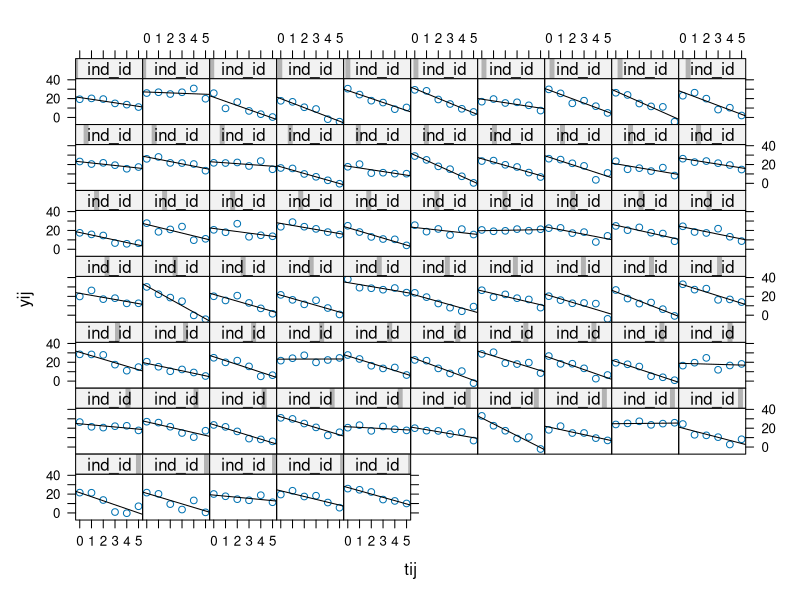
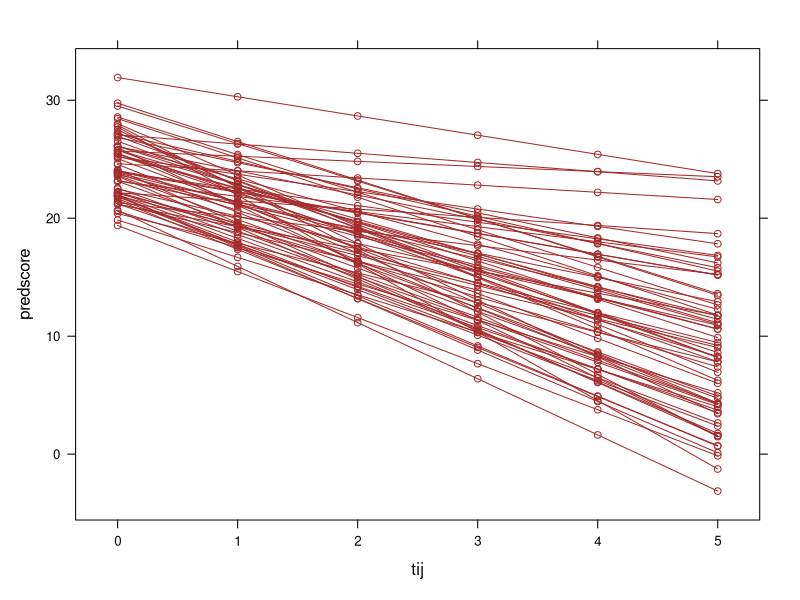

Write R code to recreate these figures, in order.
library(mvtnorm)

# Students in School
# Sample
J <- 48 # number of schools
N <- 4800 # number of students
nj <- N/J # number of students (start with balanced desing)

#ture values
sigma2e  <- 10 # between students vairance
sigma2u0 <- 40 # between schools (intercepts) vairance
sigma2u1 <- 15 # between schools (slopes) vairance
sigmau01 <- 2  # random slope intercept covairance
               # positive -> higer initial values = higergreater positve slopes
SIGMA <- matrix(c(sigma2u0,sigmau01,
                  sigmau01,sigma2u1), nrow = 2, byrow = T)

gamma00 <- 30 # grand mean fixed
gamma01 <- 10 # fixed effect of teacher experience
gamma10 <- .5 # fixed effect of pupil's sex
gamma20 <- 5 # fixed effect of pupil extroversion

eij <- rnorm(N, 0, sigma2e)
uj <- rmvnorm(J,
              mean = c(0,0),
              sigma = SIGMA)

# Predictors
EXTRmeans <- runif(J, 8, 12) 
EXTR <- vector("list", J)
for (j in 1:J) {
  EXTR[[j]] <- rnorm(nj,
                   EXTRmeans[j],
                   1)
}
mean(EXTR[[1]])

group_id <- rep(seq(1:J), each = nj)
colMeans(do.call(cbind, EXTR))

### repeated measures in individuals ###
library(lme4)
library(lattice)
library(mvtnorm)

I <- 65 # number of individuals original:65
N <- 6*I # number of observations, original: 6*65
nj <- N/I # number of students (start with balanced desing/no missings)

#ture values
sigma2e  <- 12    # between students vairance
sigma2u0 <- 12    # between schools (intercepts) vairance
sigma2u1 <- 2     # between schools (slopes) vairance
sigmau01 <- -1.5  # random slope intercept covairance
                  # positive -> higer initial values = higergreater positve slopes
SIGMA <- matrix(c(sigma2u0,sigmau01,
                  sigmau01,sigma2u1),
                nrow = 2, byrow = T,
                dimnames = list(c("u0", "u1"), c("u0", "u1")))

gamma00 <- 24 # grand mean fixed
gamma10 <- -3 # fixed effect of time

eij <- rnorm(N, 0, sqrt(sigma2e))
uj  <- rmvnorm(I,
               mean = c(0,0),
               sigma = SIGMA)
  colnames(uj) <- c("u0", "u1")

uj_data <- cbind(rep(uj[,1], each = nj), rep(uj[,2], each = nj))

# Predictors
  tij <- rep(seq(0, 5), I) # time (this inerval should cover all
                           # the repeated observations for each individual)

# Data
  yij <- gamma00 + uj_data[,1] + gamma10 * tij + uj_data[,2]*tij + eij
  ind_id <- rep(seq(1:I), each = nj)
  dataset <- data.frame(ind_id = ind_id, 
                        yij = yij, 
                        tij = tij)
# Simple OLS
  summary(lm(yij ~ tij))
# Random intercept and slope model
  head(dataset)
  RS_model <- lmer(yij ~ tij + (1 + tij | ind_id), data = dataset, REML = FALSE)
  summary(RS_model)
  as.data.frame(VarCorr(RS_model))
  # everything very close to what you expected!
  # This is good data generation procedure
  # Still make it a function and think about how
  # to make it flexible for more than 1 predictors
  
# Plot
  # OLS trajectories superimposed on the empirical growth plots
  xyplot(yij ~ tij | ind_id, data = dataset, 
         panel = function(x, y){
           panel.xyplot(x, y)
           panel.lmline(x, y)
         }, as.table=TRUE)

  # Plot each line
  predscore <- fitted(RS_model)
  datapred <- data.frame(predscore = predscore,
                    tij = dataset$tij,
                    ind_id = dataset$ind_id)
  xyplot(predscore ~ tij, data = datapred,
         groups = ind_id, 
         type = c("p", "l"), col = "brown"
         # panel = function(tij, predscore,...) {
         #   panel.xyplot(tij, predscore,...)
         #   panel.text(1,65,labels=letters[panel.number()])
         #   })
         # panel.groups = function(tij, predscore, ind_id){
         #   panel.xyplot(tij, predscore, t="b",...) 
         #   panel.grid(v=-1, h=-1, lty=3)
         #   xt <- tij[tij == max(tij)]
         #   yt <- predscore[tij == max(tij)]
         #   panel.text(xt, yt, labels = unique(ind_id))
         # }
         )

# Predictors
  # if you wanted to add a predictor you could do something like this
EXTRmeans <- runif(J, 8, 12) 
EXTR <- vector("list", J)
for (j in 1:J) {
  EXTR[[j]] <- rnorm(nj,
                   EXTRmeans[j],
                   1)
}
mean(EXTR[[1]])